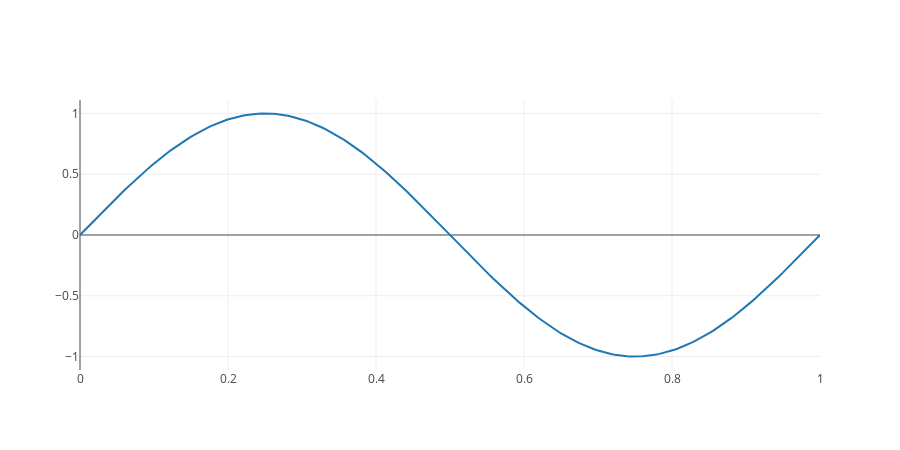

Write notebook code for a chart like this one.
### Code cell
N = 250
T = 1#s

f1 = N // T       # sample rate, Hz
f2 = f1 * 1.3

f = 1
w = 2 * np.pi * f

t = np.linspace(0, T, N)

s = [np.sin(w * i)   for i in t]#+ np.random.rand()



tr_s = go.Scatter(
    x = t,
    y = s,
    name='signal',
    #mode='markers'
)
rows = 1
cols = 1

fig = py.tools.make_subplots(rows = rows, cols = cols)
fig['layout'].update(height=rows * 450, width=cols * 900)

fig.append_trace(tr_s, 1, 1)

py.offline.iplot(fig)

### Figure 1 — Plotly figure (JSON) as saved in the notebook; plotly's stock layout.template omitted (floating-point values rounded to 4 significant figures; data arrays with more than 128 entries replaced by an {"elided": "..."} marker saying what was removed)
{"data": [{"name": "signal", "type": "scatter", "x": {"elided": "250 float values"}, "xaxis": "x1", "y": {"elided": "250 float values"}, "yaxis": "y1"}], "layout": {"height": 450, "width": 900, "xaxis1": {"anchor": "y1", "domain": [0, 1]}, "yaxis1": {"anchor": "x1", "domain": [0, 1]}}}
